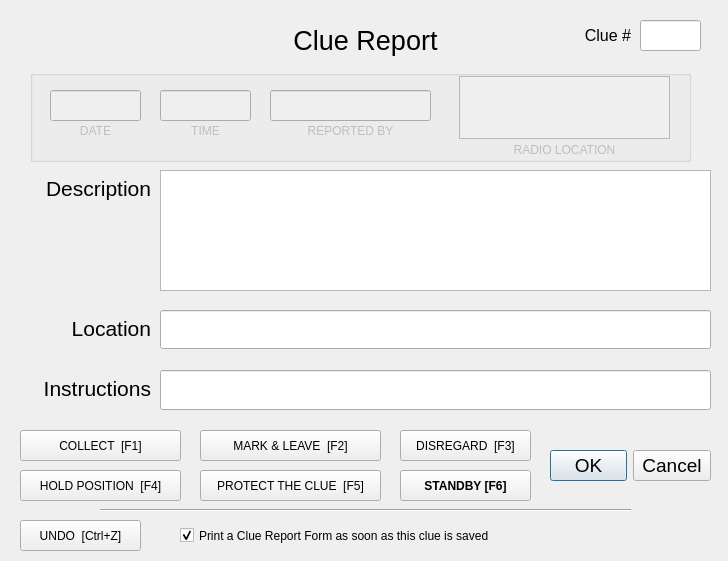
<?xml version="1.0" encoding="UTF-8"?>
<ui version="4.0">
 <class>clueDialog</class>
 <widget class="QDialog" name="clueDialog">
  <property name="geometry">
   <rect>
    <x>0</x>
    <y>0</y>
    <width>728</width>
    <height>561</height>
   </rect>
  </property>
  <property name="font">
   <font>
    <family>Segoe UI</family>
    <pointsize>16</pointsize>
   </font>
  </property>
  <property name="windowTitle">
   <string>Clue Report</string>
  </property>
  <widget class="QLabel" name="label_4">
   <property name="geometry">
    <rect>
     <x>10</x>
     <y>370</y>
     <width>141</width>
     <height>37</height>
    </rect>
   </property>
   <property name="font">
    <font>
     <family>Segoe UI</family>
     <pointsize>16</pointsize>
    </font>
   </property>
   <property name="text">
    <string>Instructions</string>
   </property>
   <property name="alignment">
    <set>Qt::AlignRight|Qt::AlignTrailing|Qt::AlignVCenter</set>
   </property>
  </widget>
  <widget class="QDialogButtonBox" name="buttonBox">
   <property name="geometry">
    <rect>
     <x>550</x>
     <y>440</y>
     <width>161</width>
     <height>51</height>
    </rect>
   </property>
   <property name="font">
    <font>
     <family>Segoe UI</family>
     <pointsize>14</pointsize>
    </font>
   </property>
   <property name="orientation">
    <enum>Qt::Horizontal</enum>
   </property>
   <property name="standardButtons">
    <set>QDialogButtonBox::Cancel|QDialogButtonBox::Ok</set>
   </property>
  </widget>
  <widget class="QLabel" name="label_3">
   <property name="geometry">
    <rect>
     <x>20</x>
     <y>310</y>
     <width>131</width>
     <height>37</height>
    </rect>
   </property>
   <property name="font">
    <font>
     <family>Segoe UI</family>
     <pointsize>16</pointsize>
    </font>
   </property>
   <property name="text">
    <string>Location</string>
   </property>
   <property name="alignment">
    <set>Qt::AlignRight|Qt::AlignTrailing|Qt::AlignVCenter</set>
   </property>
  </widget>
  <widget class="QLabel" name="label">
   <property name="geometry">
    <rect>
     <x>0</x>
     <y>170</y>
     <width>151</width>
     <height>37</height>
    </rect>
   </property>
   <property name="font">
    <font>
     <family>Segoe UI</family>
     <pointsize>16</pointsize>
    </font>
   </property>
   <property name="text">
    <string>Description</string>
   </property>
   <property name="alignment">
    <set>Qt::AlignRight|Qt::AlignTrailing|Qt::AlignVCenter</set>
   </property>
  </widget>
  <widget class="QLineEdit" name="instructionsField">
   <property name="geometry">
    <rect>
     <x>160</x>
     <y>370</y>
     <width>551</width>
     <height>40</height>
    </rect>
   </property>
   <property name="font">
    <font>
     <family>Segoe UI</family>
     <pointsize>16</pointsize>
    </font>
   </property>
  </widget>
  <widget class="QLineEdit" name="locationField">
   <property name="geometry">
    <rect>
     <x>160</x>
     <y>310</y>
     <width>551</width>
     <height>39</height>
    </rect>
   </property>
   <property name="font">
    <font>
     <family>Segoe UI</family>
     <pointsize>16</pointsize>
    </font>
   </property>
  </widget>
  <widget class="QLabel" name="label_2">
   <property name="geometry">
    <rect>
     <x>270</x>
     <y>20</y>
     <width>191</width>
     <height>41</height>
    </rect>
   </property>
   <property name="font">
    <font>
     <pointsize>20</pointsize>
    </font>
   </property>
   <property name="text">
    <string>Clue Report</string>
   </property>
   <property name="alignment">
    <set>Qt::AlignCenter</set>
   </property>
  </widget>
  <widget class="QLineEdit" name="clueNumberField">
   <property name="geometry">
    <rect>
     <x>640</x>
     <y>20</y>
     <width>61</width>
     <height>31</height>
    </rect>
   </property>
   <property name="font">
    <font>
     <pointsize>14</pointsize>
    </font>
   </property>
  </widget>
  <widget class="QLabel" name="label_6">
   <property name="geometry">
    <rect>
     <x>560</x>
     <y>20</y>
     <width>71</width>
     <height>31</height>
    </rect>
   </property>
   <property name="font">
    <font>
     <family>Segoe UI</family>
     <pointsize>12</pointsize>
    </font>
   </property>
   <property name="text">
    <string>Clue #</string>
   </property>
   <property name="alignment">
    <set>Qt::AlignRight|Qt::AlignTrailing|Qt::AlignVCenter</set>
   </property>
  </widget>
  <widget class="QGroupBox" name="groupBox">
   <property name="geometry">
    <rect>
     <x>30</x>
     <y>70</y>
     <width>661</width>
     <height>92</height>
    </rect>
   </property>
   <property name="title">
    <string/>
   </property>
   <widget class="QLineEdit" name="callsignField">
    <property name="enabled">
     <bool>false</bool>
    </property>
    <property name="geometry">
     <rect>
      <x>240</x>
      <y>20</y>
      <width>161</width>
      <height>31</height>
     </rect>
    </property>
    <property name="font">
     <font>
      <family>Segoe UI</family>
      <pointsize>12</pointsize>
     </font>
    </property>
    <property name="focusPolicy">
     <enum>Qt::NoFocus</enum>
    </property>
    <property name="text">
     <string/>
    </property>
   </widget>
   <widget class="QLabel" name="label_5">
    <property name="enabled">
     <bool>false</bool>
    </property>
    <property name="geometry">
     <rect>
      <x>240</x>
      <y>40</y>
      <width>161</width>
      <height>41</height>
     </rect>
    </property>
    <property name="font">
     <font>
      <family>Segoe UI</family>
      <pointsize>9</pointsize>
     </font>
    </property>
    <property name="text">
     <string>REPORTED BY</string>
    </property>
    <property name="alignment">
     <set>Qt::AlignCenter</set>
    </property>
   </widget>
   <widget class="QLabel" name="label_8">
    <property name="enabled">
     <bool>false</bool>
    </property>
    <property name="geometry">
     <rect>
      <x>424</x>
      <y>59</y>
      <width>221</width>
      <height>41</height>
     </rect>
    </property>
    <property name="font">
     <font>
      <family>Segoe UI</family>
      <pointsize>9</pointsize>
     </font>
    </property>
    <property name="text">
     <string>RADIO LOCATION</string>
    </property>
    <property name="alignment">
     <set>Qt::AlignCenter</set>
    </property>
   </widget>
   <widget class="QLabel" name="label_7">
    <property name="enabled">
     <bool>false</bool>
    </property>
    <property name="geometry">
     <rect>
      <x>130</x>
      <y>40</y>
      <width>91</width>
      <height>41</height>
     </rect>
    </property>
    <property name="font">
     <font>
      <family>Segoe UI</family>
      <pointsize>9</pointsize>
     </font>
    </property>
    <property name="text">
     <string>TIME</string>
    </property>
    <property name="alignment">
     <set>Qt::AlignCenter</set>
    </property>
   </widget>
   <widget class="QLineEdit" name="timeField">
    <property name="enabled">
     <bool>false</bool>
    </property>
    <property name="geometry">
     <rect>
      <x>130</x>
      <y>20</y>
      <width>91</width>
      <height>31</height>
     </rect>
    </property>
    <property name="font">
     <font>
      <family>Segoe UI</family>
      <pointsize>12</pointsize>
     </font>
    </property>
    <property name="focusPolicy">
     <enum>Qt::NoFocus</enum>
    </property>
    <property name="text">
     <string/>
    </property>
   </widget>
   <widget class="QLineEdit" name="dateField">
    <property name="enabled">
     <bool>false</bool>
    </property>
    <property name="geometry">
     <rect>
      <x>20</x>
      <y>20</y>
      <width>91</width>
      <height>31</height>
     </rect>
    </property>
    <property name="font">
     <font>
      <family>Segoe UI</family>
      <pointsize>12</pointsize>
     </font>
    </property>
    <property name="focusPolicy">
     <enum>Qt::NoFocus</enum>
    </property>
    <property name="text">
     <string/>
    </property>
   </widget>
   <widget class="QLabel" name="label_9">
    <property name="enabled">
     <bool>false</bool>
    </property>
    <property name="geometry">
     <rect>
      <x>20</x>
      <y>40</y>
      <width>91</width>
      <height>41</height>
     </rect>
    </property>
    <property name="font">
     <font>
      <family>Segoe UI</family>
      <pointsize>9</pointsize>
     </font>
    </property>
    <property name="text">
     <string>DATE</string>
    </property>
    <property name="alignment">
     <set>Qt::AlignCenter</set>
    </property>
   </widget>
   <widget class="QTextEdit" name="radioLocField">
    <property name="enabled">
     <bool>false</bool>
    </property>
    <property name="geometry">
     <rect>
      <x>429</x>
      <y>6</y>
      <width>211</width>
      <height>63</height>
     </rect>
    </property>
    <property name="font">
     <font>
      <pointsize>12</pointsize>
     </font>
    </property>
    <property name="focusPolicy">
     <enum>Qt::NoFocus</enum>
    </property>
   </widget>
  </widget>
  <widget class="QPushButton" name="clueQuickTextButton1">
   <property name="geometry">
    <rect>
     <x>20</x>
     <y>430</y>
     <width>161</width>
     <height>31</height>
    </rect>
   </property>
   <property name="font">
    <font>
     <pointsize>9</pointsize>
    </font>
   </property>
   <property name="focusPolicy">
    <enum>Qt::NoFocus</enum>
   </property>
   <property name="text">
    <string>COLLECT  [F1]</string>
   </property>
   <property name="shortcut">
    <string>F1</string>
   </property>
  </widget>
  <widget class="QPushButton" name="clueQuickTextButton3">
   <property name="geometry">
    <rect>
     <x>400</x>
     <y>430</y>
     <width>131</width>
     <height>31</height>
    </rect>
   </property>
   <property name="font">
    <font>
     <pointsize>9</pointsize>
    </font>
   </property>
   <property name="focusPolicy">
    <enum>Qt::NoFocus</enum>
   </property>
   <property name="text">
    <string>DISREGARD  [F3]</string>
   </property>
   <property name="shortcut">
    <string>F3</string>
   </property>
  </widget>
  <widget class="QPushButton" name="clueQuickTextButton4">
   <property name="geometry">
    <rect>
     <x>20</x>
     <y>470</y>
     <width>161</width>
     <height>31</height>
    </rect>
   </property>
   <property name="font">
    <font>
     <pointsize>9</pointsize>
    </font>
   </property>
   <property name="focusPolicy">
    <enum>Qt::NoFocus</enum>
   </property>
   <property name="text">
    <string>HOLD POSITION  [F4]</string>
   </property>
   <property name="shortcut">
    <string>F4</string>
   </property>
  </widget>
  <widget class="QPushButton" name="clueQuickTextButton2">
   <property name="geometry">
    <rect>
     <x>200</x>
     <y>430</y>
     <width>181</width>
     <height>31</height>
    </rect>
   </property>
   <property name="font">
    <font>
     <pointsize>9</pointsize>
    </font>
   </property>
   <property name="focusPolicy">
    <enum>Qt::NoFocus</enum>
   </property>
   <property name="text">
    <string>MARK &amp;&amp; LEAVE  [F2]</string>
   </property>
   <property name="shortcut">
    <string>F2</string>
   </property>
  </widget>
  <widget class="QPushButton" name="clueQuickTextUndoButton">
   <property name="geometry">
    <rect>
     <x>20</x>
     <y>520</y>
     <width>121</width>
     <height>31</height>
    </rect>
   </property>
   <property name="font">
    <font>
     <pointsize>9</pointsize>
    </font>
   </property>
   <property name="focusPolicy">
    <enum>Qt::NoFocus</enum>
   </property>
   <property name="text">
    <string>UNDO  [Ctrl+Z]</string>
   </property>
   <property name="shortcut">
    <string>Ctrl+Z</string>
   </property>
  </widget>
  <widget class="QCheckBox" name="clueReportPrintCheckBox">
   <property name="geometry">
    <rect>
     <x>180</x>
     <y>520</y>
     <width>381</width>
     <height>31</height>
    </rect>
   </property>
   <property name="font">
    <font>
     <pointsize>9</pointsize>
    </font>
   </property>
   <property name="text">
    <string>Print a Clue Report Form as soon as this clue is saved</string>
   </property>
   <property name="checked">
    <bool>true</bool>
   </property>
  </widget>
  <widget class="QPushButton" name="clueQuickTextButton5">
   <property name="geometry">
    <rect>
     <x>200</x>
     <y>470</y>
     <width>181</width>
     <height>31</height>
    </rect>
   </property>
   <property name="font">
    <font>
     <pointsize>9</pointsize>
    </font>
   </property>
   <property name="focusPolicy">
    <enum>Qt::NoFocus</enum>
   </property>
   <property name="text">
    <string>PROTECT THE CLUE  [F5]</string>
   </property>
   <property name="shortcut">
    <string>F5</string>
   </property>
  </widget>
  <widget class="QPlainTextEdit" name="descriptionField">
   <property name="geometry">
    <rect>
     <x>160</x>
     <y>170</y>
     <width>551</width>
     <height>121</height>
    </rect>
   </property>
   <property name="cursor" stdset="0">
    <cursorShape>IBeamCursor</cursorShape>
   </property>
   <property name="mouseTracking">
    <bool>true</bool>
   </property>
   <property name="focusPolicy">
    <enum>Qt::StrongFocus</enum>
   </property>
   <property name="styleSheet">
    <string notr="true">font: 14pt &quot;Segoe UI&quot;;</string>
   </property>
   <property name="inputMethodHints">
    <set>Qt::ImhNone</set>
   </property>
   <property name="tabChangesFocus">
    <bool>true</bool>
   </property>
  </widget>
  <widget class="QPushButton" name="clueQuickTextButton6">
   <property name="geometry">
    <rect>
     <x>400</x>
     <y>470</y>
     <width>131</width>
     <height>31</height>
    </rect>
   </property>
   <property name="font">
    <font>
     <pointsize>9</pointsize>
     <weight>75</weight>
     <bold>true</bold>
    </font>
   </property>
   <property name="focusPolicy">
    <enum>Qt::NoFocus</enum>
   </property>
   <property name="text">
    <string>STANDBY [F6]</string>
   </property>
   <property name="shortcut">
    <string>F6</string>
   </property>
  </widget>
  <widget class="Line" name="line">
   <property name="geometry">
    <rect>
     <x>100</x>
     <y>500</y>
     <width>531</width>
     <height>20</height>
    </rect>
   </property>
   <property name="orientation">
    <enum>Qt::Horizontal</enum>
   </property>
  </widget>
  <zorder>groupBox</zorder>
  <zorder>label_4</zorder>
  <zorder>buttonBox</zorder>
  <zorder>label_3</zorder>
  <zorder>label</zorder>
  <zorder>instructionsField</zorder>
  <zorder>locationField</zorder>
  <zorder>label_2</zorder>
  <zorder>clueNumberField</zorder>
  <zorder>label_6</zorder>
  <zorder>clueQuickTextButton1</zorder>
  <zorder>clueQuickTextButton3</zorder>
  <zorder>clueQuickTextButton4</zorder>
  <zorder>clueQuickTextButton2</zorder>
  <zorder>clueQuickTextUndoButton</zorder>
  <zorder>clueReportPrintCheckBox</zorder>
  <zorder>clueQuickTextButton5</zorder>
  <zorder>descriptionField</zorder>
  <zorder>clueQuickTextButton6</zorder>
  <zorder>line</zorder>
 </widget>
 <tabstops>
  <tabstop>clueNumberField</tabstop>
  <tabstop>descriptionField</tabstop>
  <tabstop>locationField</tabstop>
  <tabstop>instructionsField</tabstop>
  <tabstop>clueReportPrintCheckBox</tabstop>
 </tabstops>
 <resources/>
 <connections>
  <connection>
   <sender>buttonBox</sender>
   <signal>accepted()</signal>
   <receiver>clueDialog</receiver>
   <slot>accept()</slot>
   <hints>
    <hint type="sourcelabel">
     <x>616</x>
     <y>391</y>
    </hint>
    <hint type="destinationlabel">
     <x>614</x>
     <y>436</y>
    </hint>
   </hints>
  </connection>
  <connection>
   <sender>buttonBox</sender>
   <signal>rejected()</signal>
   <receiver>clueDialog</receiver>
   <slot>close()</slot>
   <hints>
    <hint type="sourcelabel">
     <x>710</x>
     <y>410</y>
    </hint>
    <hint type="destinationlabel">
     <x>694</x>
     <y>432</y>
    </hint>
   </hints>
  </connection>
  <connection>
   <sender>clueQuickTextButton1</sender>
   <signal>clicked()</signal>
   <receiver>clueDialog</receiver>
   <slot>clueQuickTextAction()</slot>
   <hints>
    <hint type="sourcelabel">
     <x>50</x>
     <y>360</y>
    </hint>
    <hint type="destinationlabel">
     <x>11</x>
     <y>363</y>
    </hint>
   </hints>
  </connection>
  <connection>
   <sender>clueQuickTextButton2</sender>
   <signal>clicked()</signal>
   <receiver>clueDialog</receiver>
   <slot>clueQuickTextAction()</slot>
   <hints>
    <hint type="sourcelabel">
     <x>213</x>
     <y>360</y>
    </hint>
    <hint type="destinationlabel">
     <x>256</x>
     <y>342</y>
    </hint>
   </hints>
  </connection>
  <connection>
   <sender>clueQuickTextButton3</sender>
   <signal>clicked()</signal>
   <receiver>clueDialog</receiver>
   <slot>clueQuickTextAction()</slot>
   <hints>
    <hint type="sourcelabel">
     <x>419</x>
     <y>358</y>
    </hint>
    <hint type="destinationlabel">
     <x>542</x>
     <y>341</y>
    </hint>
   </hints>
  </connection>
  <connection>
   <sender>clueQuickTextButton4</sender>
   <signal>clicked()</signal>
   <receiver>clueDialog</receiver>
   <slot>clueQuickTextAction()</slot>
   <hints>
    <hint type="sourcelabel">
     <x>32</x>
     <y>409</y>
    </hint>
    <hint type="destinationlabel">
     <x>111</x>
     <y>440</y>
    </hint>
   </hints>
  </connection>
  <connection>
   <sender>clueQuickTextUndoButton</sender>
   <signal>clicked()</signal>
   <receiver>clueDialog</receiver>
   <slot>clueQuickTextUndo()</slot>
   <hints>
    <hint type="sourcelabel">
     <x>129</x>
     <y>520</y>
    </hint>
    <hint type="destinationlabel">
     <x>508</x>
     <y>419</y>
    </hint>
   </hints>
  </connection>
  <connection>
   <sender>clueQuickTextButton5</sender>
   <signal>clicked()</signal>
   <receiver>clueDialog</receiver>
   <slot>clueQuickTextAction()</slot>
   <hints>
    <hint type="sourcelabel">
     <x>298</x>
     <y>413</y>
    </hint>
    <hint type="destinationlabel">
     <x>312</x>
     <y>428</y>
    </hint>
   </hints>
  </connection>
  <connection>
   <sender>clueQuickTextButton6</sender>
   <signal>clicked()</signal>
   <receiver>clueDialog</receiver>
   <slot>clueQuickTextAction()</slot>
   <hints>
    <hint type="sourcelabel">
     <x>465</x>
     <y>485</y>
    </hint>
    <hint type="destinationlabel">
     <x>363</x>
     <y>280</y>
    </hint>
   </hints>
  </connection>
 </connections>
 <slots>
  <slot>clueQuickTextAction()</slot>
  <slot>clueQuickTextUndo()</slot>
 </slots>
</ui>
